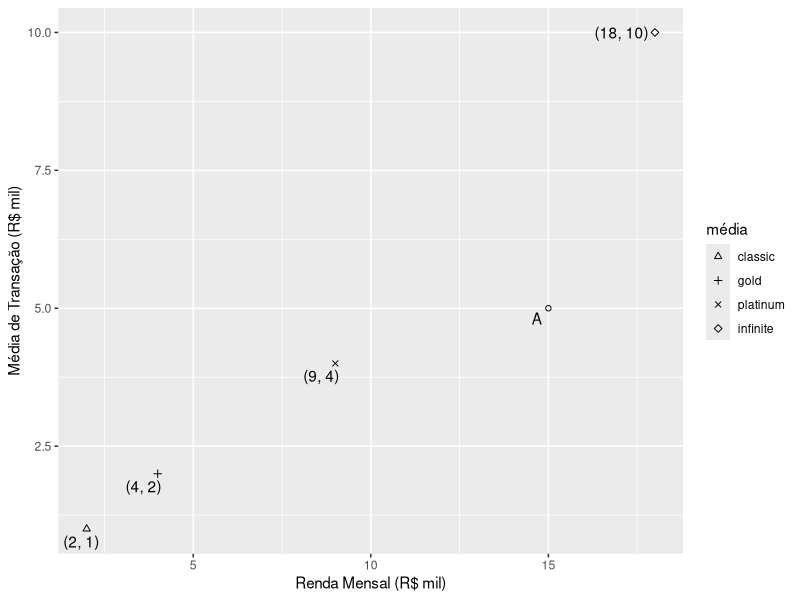

Write the R code that produced this figure. (Note: this script raises an error after producing the figure.)
## ---- chunk 1

# opções
knitr::opts_chunk$set(
    echo = FALSE,
    warning = FALSE,
    out.width = "80%",
    fig.align = "center"
)

# reprodutibilidade
set.seed(100)

# pacotes
library(ggplot2)
library(ggrepel)

## ---- chunk 2

centroides <- data.frame(
    cartao = c("classic", "gold", "platinum", "infinite"),
    renda = c(2, 4, 9, 18),
    transacao = c(1, 2, 4, 10)
)

clientes <- data.frame(
    cliente = c("A"),
    renda = c(15),
    transacao = c(5)
)

ggplot(centroides, aes(renda, transacao, shape = factor(2:5))) +
    geom_point() +
    geom_point(data = clientes, aes(renda, transacao), shape = factor(1)) +
    geom_text_repel(label = paste0(
        "(", centroides$renda, ", ", centroides$transacao, ")")) +
    geom_text_repel(
        aes(renda, transacao, shape = factor(2)),
        data = clientes,
        label = clientes$cliente) +
    scale_shape_manual(labels = centroides$cartao, values = 2:5) +
    labs(
        x = "Renda Mensal (R$ mil)",
        y = "Média de Transação (R$ mil)",
        shape = "média"
    )
## ---- chunk 3
knitr::include_graphics("img/pesq_barras.png")
## ---- chunk 4
knitr::include_graphics("img/pesq_boxplot.png")
## ---- chunk 5
knitr::include_graphics("img/empirica.png")
## ---- chunk 6
knitr::include_graphics("img/renda_boxplot.png")
## ---- chunk 7
knitr::include_graphics("img/dados.png")
## ---- chunk 8

data.frame(
    Operadores = c(
        "=", ">", "<", ">=", "<=", "<> ou !=", "BETWEEN", "IN"
        ),
    Descricao = c(
        "Igual",
        "Maior que",
        "Menor que",
        "Maior que ou igual",
        "Menor que ou igual",
        "Diferente",
        "Entre um determinado intervalo",
        "Para especificar vários valores possíveis para uma coluna"
    )
)
